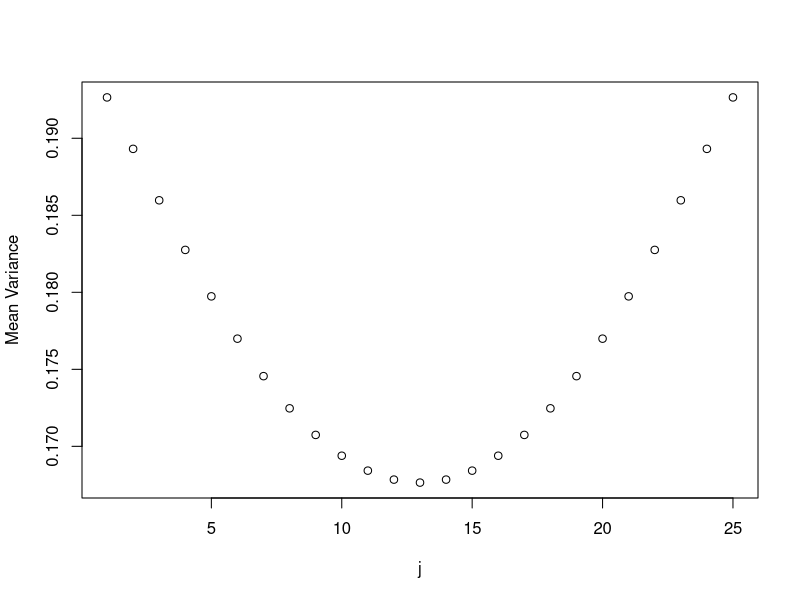
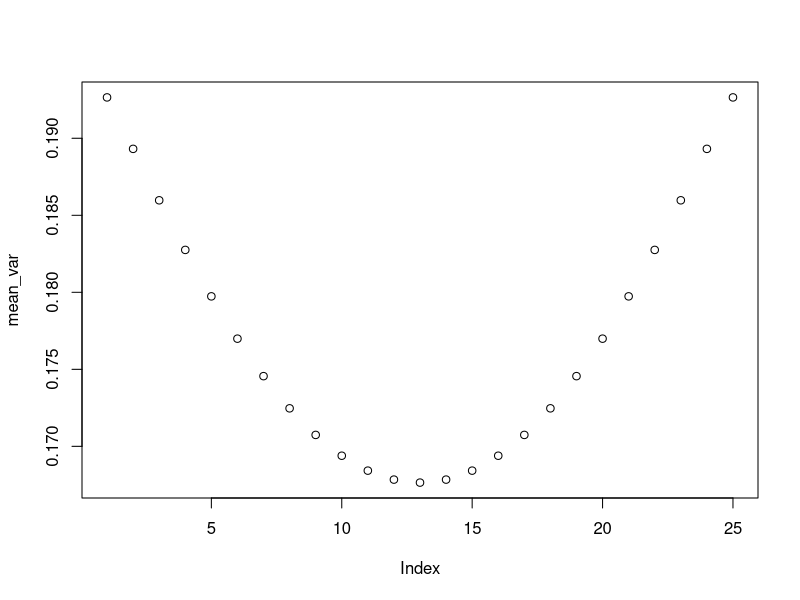
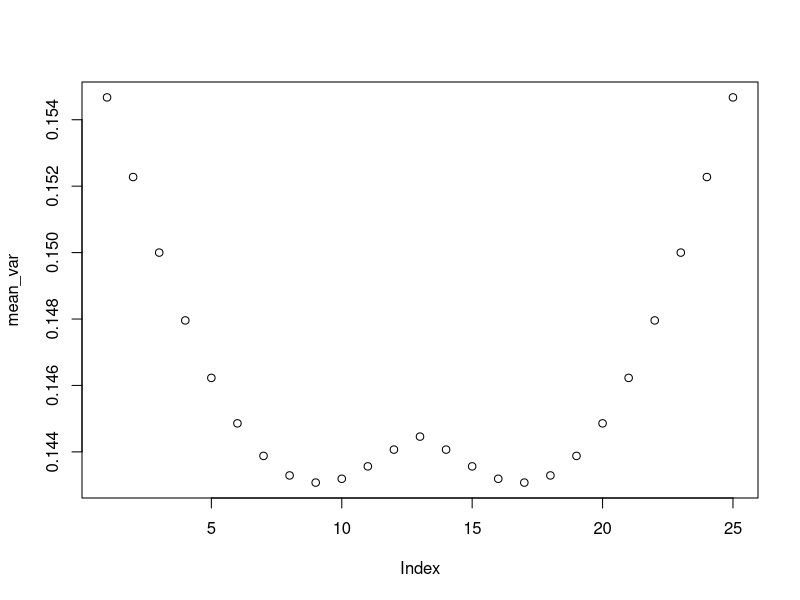
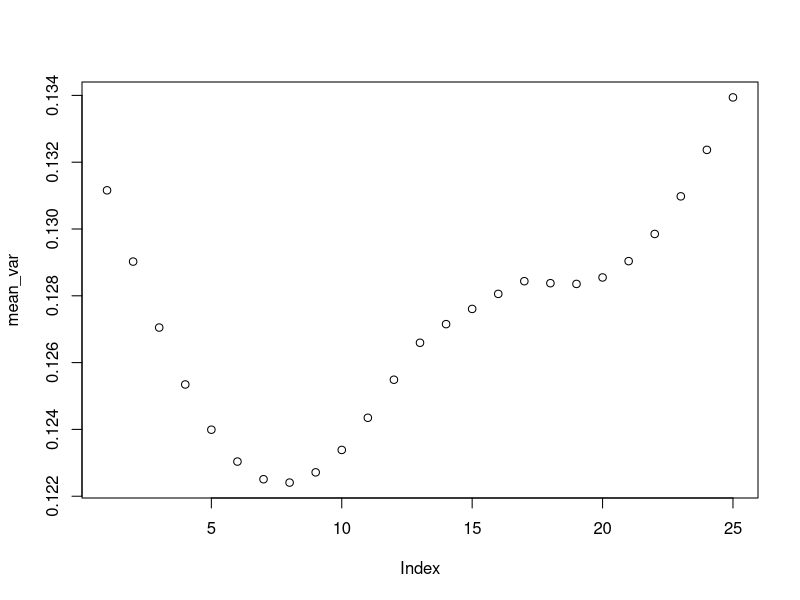
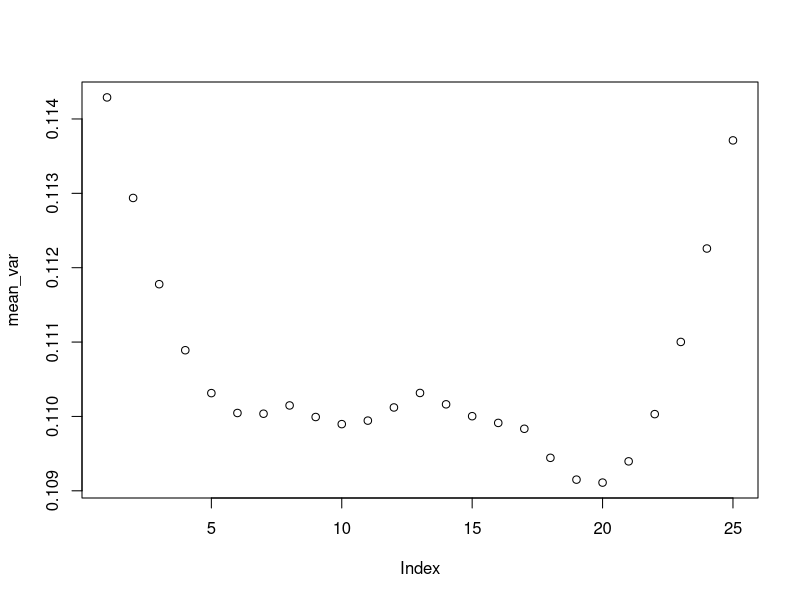
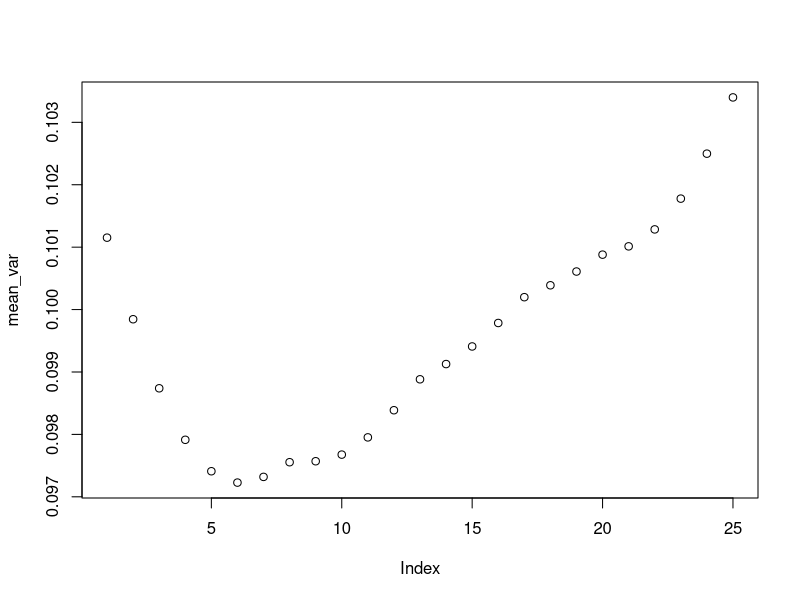
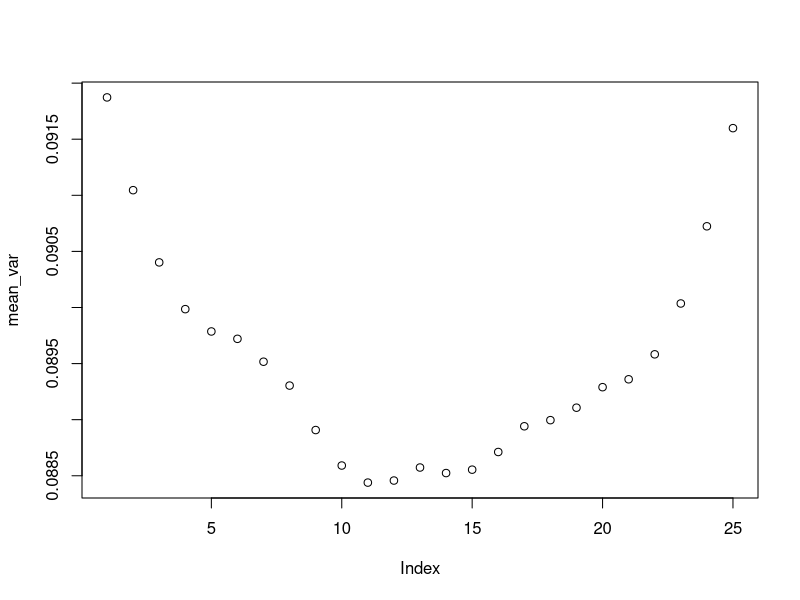
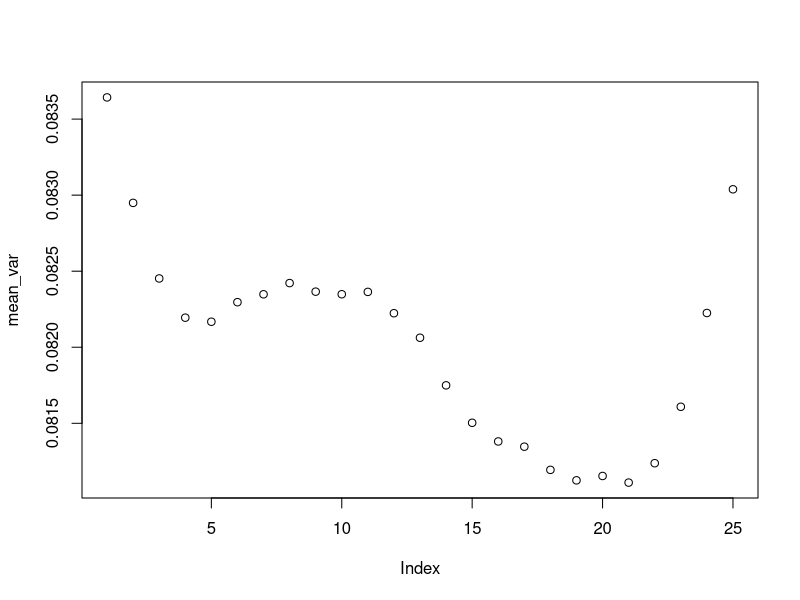

Generate these figures, in order, with R: (Note: this script raises an error after producing the figures.)
x = 1:25
y = 1:25

coord_mat = cbind(rep(x, 25), rep(y, each = 25))

correlation_func <- function(h){return(exp(-0.15*h))}

distance_mat = as.matrix(dist(coord_mat))

correlation_mat = correlation_func(distance_mat)

covariance_mat = correlation_mat

obs_cov_mat = 25*diag(25)

mean_var = rep(NA, 25)
for (j in 1:25){
  F_j = matrix(0, ncol = 625, nrow = 25)
  for (i in 1:25){
    F_j[i,j+25*(i-1)] = 1
  }
  Sigma_j = covariance_mat - covariance_mat%*%t(F_j)%*%solve(F_j%*%covariance_mat%*%t(F_j)+obs_cov_mat)%*%F_j%*%covariance_mat
  mean_var[j] = mean(Sigma_j)
}


plot(mean_var, xlab = "j", ylab = "Mean Variance")


# a) second part


covariance_mat = correlation_mat
selected_lines = rep(NA, 10)
for (iter in 1:10){
  mean_var = rep(NA, 25)
  Sigma_j = list()
  for (j in 1:25){
    F_j = matrix(0, ncol = 625, nrow = 25)
    for (i in 1:25){
      F_j[i,j+25*(i-1)] = 1
    }
    Sigma_j[[j]] = covariance_mat - covariance_mat%*%t(F_j)%*%solve(F_j%*%covariance_mat%*%t(F_j)+obs_cov_mat)%*%F_j%*%covariance_mat
    mean_var[j] = mean(Sigma_j[[j]])
  }
  plot(mean_var)
  min_index = which(mean_var == min(mean_var, na.rm = T))
  if(length(min_index)>1){min_index = min_index[2]}
  covariance_mat = Sigma_j[[min_index]]
  selected_lines[iter] = min_index
  print(iter)
}

# b) first part
covariance_mat = correlation_mat
r_wj = rep(NA, 25)
R_j = list()
voi_j = rep(NA, 25)
for (j in 1:25){
  F_j = matrix(0, ncol = 625, nrow = 25)
  for (i in 1:25){
    F_j[i,j+25*(i-1)] = 1
  }
  R_j[[j]] = covariance_mat%*%t(F_j)%*%solve(F_j%*%covariance_mat%*%t(F_j)+obs_cov_mat)%*%F_j%*%covariance_mat
  r_wj2 = sum(R_j[[j]])
  r_wj[j] = sqrt(r_wj2)
  voi_j[j] = r_wj[j]*dnorm(0)
  #observed_indexes = seq(j, 600 + j, l = 25)
  #cov_mat_temp = covariance_mat[observed_indexes, observed_indexes]
  #voi = 0
  
  # y = mvrnorm(200000, mu = rep(0,25), Sigma = cov_mat_temp) + matrix(rnorm(25*200000, 0, 5), ncol = 25)
  # mu_j = covariance_mat%*%t(F_j)%*%solve(F_j%*%covariance_mat%*%t(F_j)+obs_cov_mat)%*%t(y)
  # mu_w = apply(mu_j, 2, sum)
  # voi = mu_w*pnorm(mu_w/r_wj[j]) + r_wj[j]*dnorm(mu_w/r_wj[j])
  # voi_j[j] = mean(voi)
  print(j)
}
plot(voi_j, xlab = "j", ylab = "VoI")

# b) second part
simulation_run <- function(){
  covariance_mat = correlation_mat
  x = mvrnorm(1, mu = rep(0,625), Sigma = covariance_mat)
  r_wj = rep(NA, 25)
  voi_j = rep(NA, 25)
  for (j in 1:25){
    F_j = matrix(0, ncol = 625, nrow = 25)
    for (i in 1:25){
      F_j[i,j+25*(i-1)] = 1
    }
    R_j[[j]] = covariance_mat%*%t(F_j)%*%solve(F_j%*%covariance_mat%*%t(F_j)+obs_cov_mat)%*%F_j%*%covariance_mat
    r_wj2 = sum(R_j[[j]])
    r_wj[j] = sqrt(r_wj2)
    voi_j[j] = r_wj[j]*dnorm(0)
  }
  survey_line = list()
  
  survey_line[[1]] = which.max(voi_j)
  r_wj = r_wj[survey_line[[1]]]
  F_j = matrix(0, ncol = 625, nrow = 25)
  for (i in 1:25){
    F_j[i,survey_line[[1]]+25*(i-1)] = 1
  }
  y = F_j%*%x + rnorm(25, 0, 5)
  mu_new = covariance_mat%*%t(F_j)%*%solve(obs_cov_mat + F_j%*%covariance_mat%*%t(F_j))%*%y
  covariance_mat = covariance_mat - R_j[[survey_line[[1]]]]
  mu_w = sum(mu_new)
  iter = 1
  while(max(0,mu_w) < mu_w*pnorm(mu_w/r_wj) + r_wj*pnorm(mu_w/r_wj) - 0.5){
    iter = iter+1
    r_wj = rep(NA, 25)
    voi_j = rep(NA, 25)
    for (j in 1:25){
      F_j = matrix(0, ncol = 625, nrow = 25)
      for (i in 1:25){
        F_j[i,j+25*(i-1)] = 1
      }
      R_j[[j]] = covariance_mat%*%t(F_j)%*%solve(F_j%*%covariance_mat%*%t(F_j)+obs_cov_mat)%*%F_j%*%covariance_mat
      r_wj2 = sum(R_j[[j]])
      r_wj[j] = sqrt(r_wj2)
      voi_j[j] = r_wj[j]*dnorm(0)
    }
    print(which.max(voi_j))
    survey_line[[iter]] = which.max(voi_j)
    r_wj = r_wj[survey_line[[iter]]]
    F_j = matrix(0, ncol = 625, nrow = 25)
    for (i in 1:25){
      F_j[i,survey_line[[iter]]+25*(i-1)] = 1
    }
    y = F_j%*%x + rnorm(25, 0, 5)
    mu_new = covariance_mat%*%t(F_j)%*%solve(obs_cov_mat + F_j%*%covariance_mat%*%t(F_j))%*%y
    covariance_mat = covariance_mat - R_j[[survey_line[[iter]]]]
    mu_w = sum(mu_new)
    #print(mu_w)
    #print(iter)
  }
  return(unlist(survey_line))
}
survey_lines = list()
for (i in 205:210){
  print(i)
  survey_lines[[i]] = simulation_run()
}
#write.table(survey_lines, "C://Users//henri//Documents//GitHub//MA8001_7//survey_lines.csv")
num_iter = sapply(survey_lines, length)
df = data.frame(x = num_iter)
ggplot(data = df, aes(x=x)) + geom_histogram() + xlab("Number of survey lines") + ylab("Counts")
#hist(num_iter)



max_iterations = max(num_iter)

line_number = rep(NA, sum(num_iter[1:200]))
run_number = rep(NA, sum(num_iter[1:200]))
plot_matrix = matrix(0, nrow = 200, ncol = 25)
iter = 1
for(i in 1:200){
  for (j in 1:num_iter[i]){
    line_number[iter] = survey_lines[[i]][j]
    run_number[iter] = i
    plot_matrix[i, survey_lines[[i]][j]] = plot_matrix[i, survey_lines[[i]][j]] + 1
    iter = iter + 1
  }
}

plot(run_number, line_number, xlab = "Run number", ylab = "Survey Line")
image.plot(matrix(apply(plot_matrix, 2, sum), ncol = 1), yaxt = 'n', x = 1:25, y = 1, ylab = "", xlab = "Survey Line")
plot(apply(plot_matrix, 2, sum), xlab = "Survey Line", ylab = "Number of surveys")
